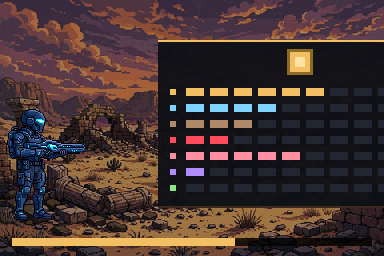
#> input picture docs/pixel-samples/cache-rank-panel.png, 384 x 256 px
$ python tile-cache-rank-board.py
#> lines starting #> are read from the running program, lines starting #| are printed output that depends on the picture
#!/usr/bin/env python3
"""Tile the cache-rank sample into one review board.

Input: docs/pixel-samples/cache-rank-panel.png (from
scripts/render-overhaul-samples.ts — the golden baselines' twins).
Output: docs/pixel-samples/board-cache-rank.png — the full rank
board, a close crop of the pip rows (seven tracks in their own
colors, filled to the sample ranks), and a close crop of the token
emblem (the unspent-token read). Review artifact for the Cache Rank
slice (0031); baselines are Claude-reviewed per Michael's golden
ruling.
"""

from pathlib import Path

from PIL import Image, ImageDraw

ROOT = Path(__file__).resolve().parent.parent
SAMPLES = ROOT / "docs" / "pixel-samples"

TILE_W = 384
TILE_H = 256
LABEL_H = 22
COLS = 3


def centered_crop(img: Image.Image, box: tuple[int, int, int, int]) -> Image.Image:
    """Scale a crop to fill a TILE_W x TILE_H tile, centered on dark."""
    crop = img.crop(box)
    scale = min(TILE_W / crop.width, TILE_H / crop.height)
    scaled = crop.resize(
        (round(crop.width * scale), round(crop.height * scale)),
        Image.NEAREST,
    )
    tile = Image.new("RGB", (TILE_W, TILE_H), (12, 12, 16))
    tile.paste(scaled, ((TILE_W - scaled.width) // 2, (TILE_H - scaled.height) // 2))
    return tile


def main() -> None:
    panel = Image.open(SAMPLES / "cache-rank-panel.png").convert("RGB")
    tiles = [
        (panel, "cache-rank-panel - the rank board"),
        (centered_crop(panel, (158, 78, 442, 200)), "pip rows - seven tracks, sample ranks"),
        (centered_crop(panel, (262, 30, 338, 92)), "token emblem - the unspent read"),
    ]
#> in centered_crop, `crop = img.crop(box)`:
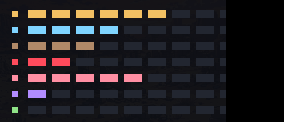
#> crop: PIL image 284x122 RGB; mean R, G, B 35, 31.1, 34.2
#> in centered_crop, `tile.paste(scaled, ((TILE_W - scaled.width) // 2, (TILE_H - scaled.hei..`:
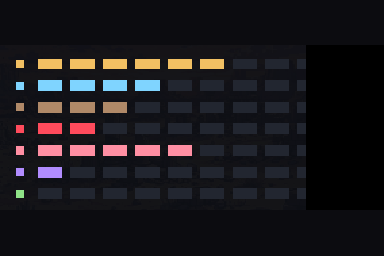
#> tile: PIL image 384x256 RGB; mean R, G, B 26.7, 24.3, 27.8
#> call 2 of centered_crop, with box = (262, 30, 338, 92)
#> in centered_crop (call 2), `crop = img.crop(box)`:
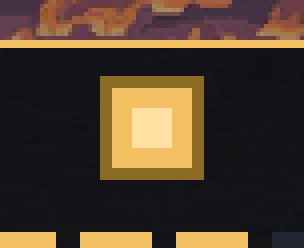
#> crop: PIL image 76x62 RGB (shown 4 times larger); mean R, G, B 77.4, 60.9, 45.1
#> in centered_crop (call 2), `scaled = crop.resize( (round(crop.width * scale), round(crop.height * ..`:
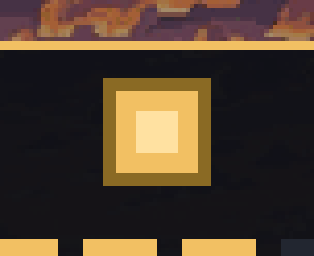
#> scaled: PIL image 314x256 RGB; mean R, G, B 78.2, 61.6, 45.3
#> in centered_crop (call 2), `tile.paste(scaled, ((TILE_W - scaled.width) // 2, (TILE_H - scaled.hei..`:
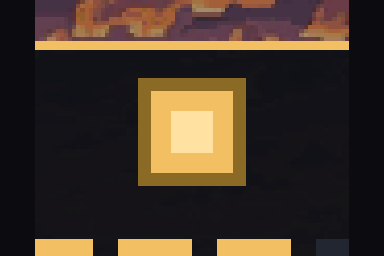
#> tile: PIL image 384x256 RGB; mean R, G, B 66.1, 52.6, 40
    board = Image.new("RGB", (COLS * TILE_W, TILE_H + LABEL_H), (12, 12, 16))
    draw = ImageDraw.Draw(board)
    for i, (tile, label) in enumerate(tiles):
        x = i * TILE_W
        board.paste(tile, (x, 0))
        draw.text((x + 8, TILE_H + 5), label, fill=(220, 220, 230))
#> this loop made 3 passes
#> (label, x) on passes 1 to 3: ('cache-rank-panel - the rank board', 0), ('pip rows - seven tracks, sample ranks', 384), ('token emblem - the unspent read', 768)
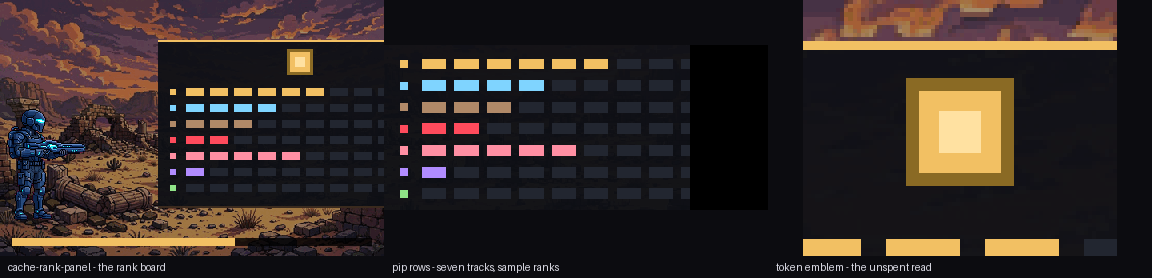
#> board: PIL image 1152x278 RGB; mean R, G, B 51.7, 41.4, 38.1
    board.save(SAMPLES / "board-cache-rank.png")
    print(f"wrote {SAMPLES / 'board-cache-rank.png'}")


if __name__ == "__main__":
    main()

$ run again, with docs/pixel-samples/arena-ashgut.png copied over docs/pixel-samples/cache-rank-panel.png
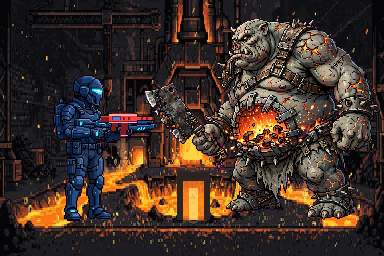
#> input picture docs/pixel-samples/arena-ashgut.png, 384 x 256 px
#> crop: PIL image 76x62 RGB
#> scaled: PIL image 314x256 RGB
#> in centered_crop (call 2), `tile.paste(scaled, ((TILE_W - scaled.width) // 2, (TILE_H - scaled.hei..`:
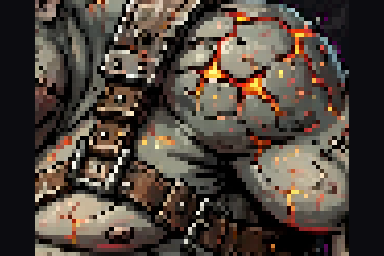
#> tile: PIL image 384x256 RGB; mean R, G, B 78.1, 67.7, 59.4
#> the loop in main, `for i, (tile, label) in enumerate(tiles):` made 3 passes
#> (label, x) on passes 1 to 3: ('cache-rank-panel - the rank board', 0), ('pip rows - seven tracks, sample ranks', 384), ('token emblem - the unspent read', 768)
#> after the loop in main, `for i, (tile, label) in enumerate(tiles):`:
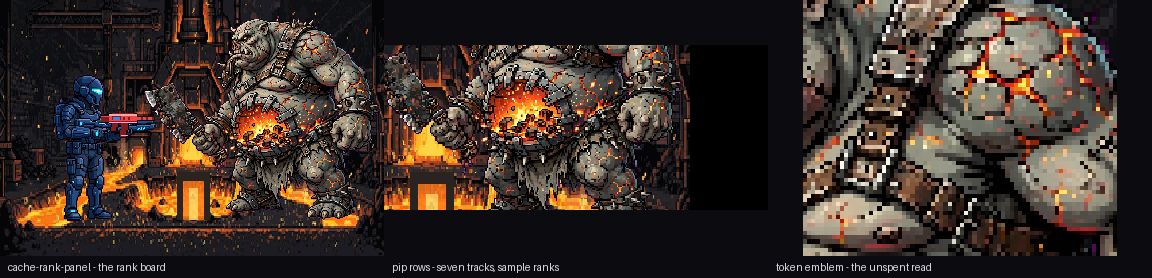
#> board: PIL image 1152x278 RGB; mean R, G, B 60.2, 48.7, 42.1

$ run again, with docs/pixel-samples/arena-heap-guard.png copied over docs/pixel-samples/cache-rank-panel.png
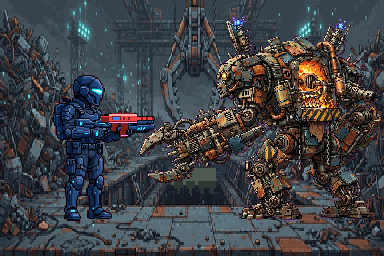
#> input picture docs/pixel-samples/arena-heap-guard.png, 384 x 256 px
#> crop: PIL image 76x62 RGB
#> scaled: PIL image 314x256 RGB
#> in centered_crop (call 2), `tile.paste(scaled, ((TILE_W - scaled.width) // 2, (TILE_H - scaled.hei..`:
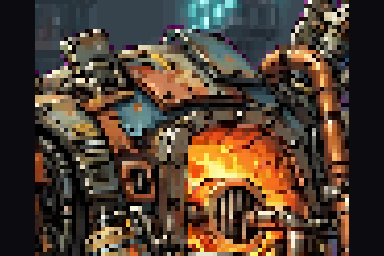
#> tile: PIL image 384x256 RGB; mean R, G, B 80.7, 64.6, 50.9
#> the loop in main, `for i, (tile, label) in enumerate(tiles):` made 3 passes
#> (label, x) on passes 1 to 3: ('cache-rank-panel - the rank board', 0), ('pip rows - seven tracks, sample ranks', 384), ('token emblem - the unspent read', 768)
#> after the loop in main, `for i, (tile, label) in enumerate(tiles):`:
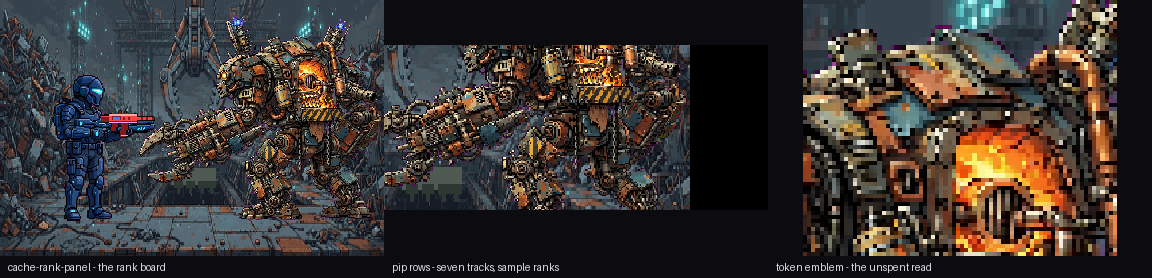
#> board: PIL image 1152x278 RGB; mean R, G, B 57.8, 52.1, 49
